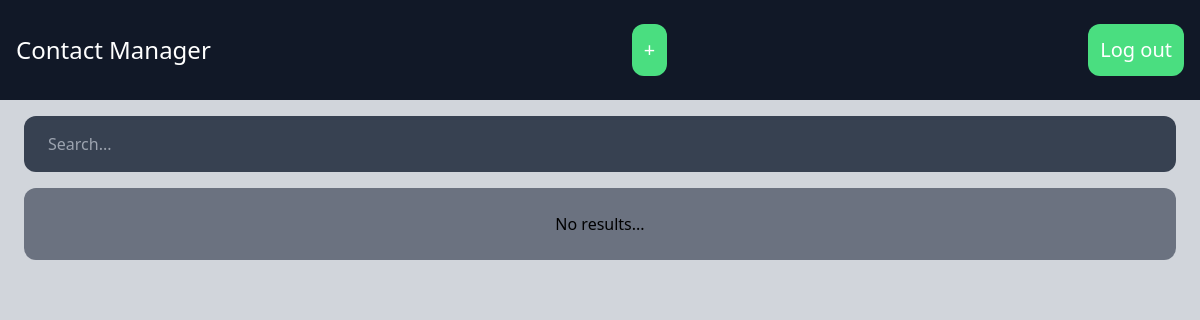
The app's page / (signed in), older data.
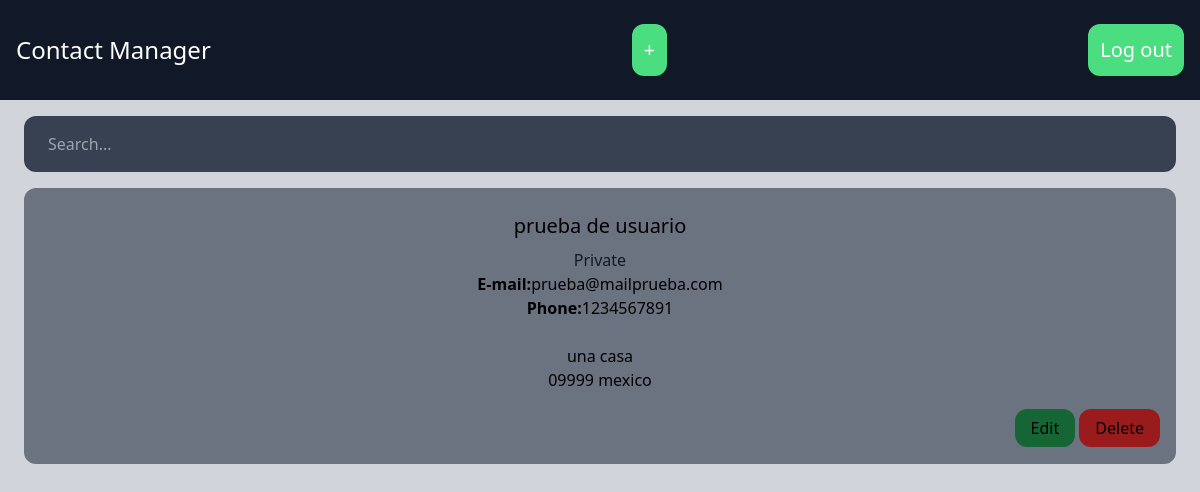
The same page, newer data.
### contact/models.py (models this page shows)
class Contact(models.Model):
    category = models.ForeignKey(Category, related_name='contacts', on_delete=models.CASCADE)
    first_name = models.CharField(max_length=255)
    last_name = models.CharField(max_length=255)
    email = models.EmailField()
    phone = models.CharField(max_length=255)
    address = models.CharField(max_length=255)
    zipcode = models.CharField(max_length=255)
    city = models.CharField(max_length=255)
    created_by = models.ForeignKey(User, related_name='contacts', on_delete=models.CASCADE)

class Category(models.Model):
    title = models.CharField(max_length=255)

### core/views.py (the view, shortened to what this page needs)
# urls.py: path('', frontpage, name='frontpage'),
@login_required
def frontpage(request):
    contacts = Contact.objects.filter(created_by=request.user)
    query = request.GET.get('query', '')
    return render(request, 'core/frontpage.html', {
        'contacts': contacts
    })

### core/templates/core/frontpage.html
{% extends 'core/base.html' %}
{% block content %}
    <div class="mb-4">
        <form method="get" action=".">
            <input type="text" name="query" placeholder="Search..." class="w-full py-4 px-6 rounded-xl bg-gray-700 text-white">
        </form>
    </div>
    <div class="space-y-5">
        {% for contact in contacts %}
            <div class="px-4 py-6 text-center bg-gray-500 rounded-xl">
                <h2 class="mb-2 text-xl">{{ contact.first_name }} {{ contact.last_name }}</h2>
                <h3 class="text-5m text-gray-900">{{ contact.category.title }}</h3>
                <p><strong>E-mail:</strong>{{ contact.email }}</p>
                <p><strong>Phone:</strong>{{ contact.phone }}</p>
                <p class="mt-6">
                    {{ contact.address }}<br>
                    {{ contact.zipcode }} {{contact.city }}
                </p>
                <div class="mt-6 items-end text-right">
                    <a href="{% url 'contact:edit' contact.id %}" class="px-4 py-2 bg-green-800 text_white rounded-xl">Edit</a>
                    <a href="{% url 'contact:delete' contact.id %}" class="px-4 py-2 bg-red-800 text_white rounded-xl">Delete</a>
                </div>
            </div>
        {% empty %}
            <div class="px-4 py-6 text-center bg-gray-500 rounded-xl">
                <p>No results...</p>
            </div>
        {% endfor %}
    </div>
{% endblock %}

Row changes from the older to the newer data that the page shows:
added Contact: first_name "prueba", last_name "de usuario", category "Private", email "prueba@mailprueba.com", phone "1234567891", address "una casa", zipcode "09999", city "mexico"
Text that changed along with them:
text no longer shown: "No results..."
